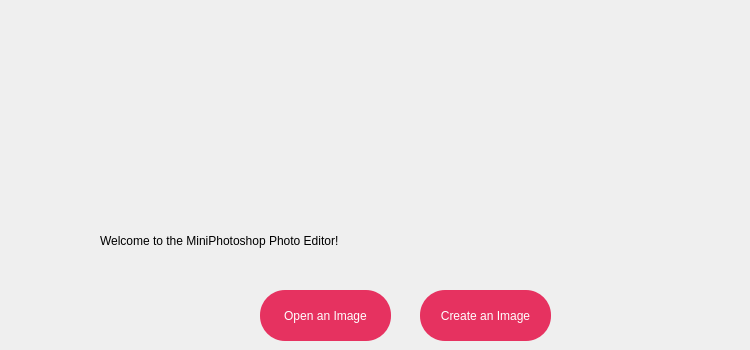
      <widget class="QWidget" name="welcomeScreen0">
       <widget class="QLabel" name="Heading">
        <property name="geometry">
         <rect>
          <x>100</x>
          <y>200</y>
          <width>641</width>
          <height>81</height>
         </rect>
        </property>
        <property name="styleSheet">
         <string notr="true">font: 700 20pt &quot;Poppins&quot;;</string>
        </property>
        <property name="text">
         <string>Welcome to the MiniPhotoshop Photo Editor!</string>
        </property>
       </widget>
       <widget class="QPushButton" name="openImage">
        <property name="geometry">
         <rect>
          <x>260</x>
          <y>290</y>
          <width>131</width>
          <height>51</height>
         </rect>
        </property>
        <property name="cursor">
         <cursorShape>PointingHandCursor</cursorShape>
        </property>
        <property name="toolTip">
         <string>&lt;html&gt;&lt;head/&gt;&lt;body&gt;&lt;p&gt;Open the image you want to edit&lt;/p&gt;&lt;/body&gt;&lt;/html&gt;</string>
        </property>
        <property name="styleSheet">
         <string notr="true">background-color: rgb(230, 50, 96);
color: rgb(255, 255, 255);
font: 700 9pt &quot;Poppins&quot;;
border-radius: 25px;</string>
        </property>
        <property name="text">
         <string>Open an Image</string>
        </property>
       </widget>
       <widget class="QPushButton" name="createImage">
        <property name="geometry">
         <rect>
          <x>420</x>
          <y>290</y>
          <width>131</width>
          <height>51</height>
         </rect>
        </property>
        <property name="toolTip">
         <string>&lt;html&gt;&lt;head/&gt;&lt;body&gt;&lt;p&gt;Create a blank image&lt;/p&gt;&lt;/body&gt;&lt;/html&gt;</string>
        </property>
        <property name="styleSheet">
         <string notr="true">background-color: rgb(230, 50, 96);
color: rgb(255, 255, 255);
font: 700 9pt &quot;Poppins&quot;;
border-radius: 25px;</string>
        </property>
        <property name="text">
         <string>Create an Image</string>
        </property>
       </widget>
      </widget>
